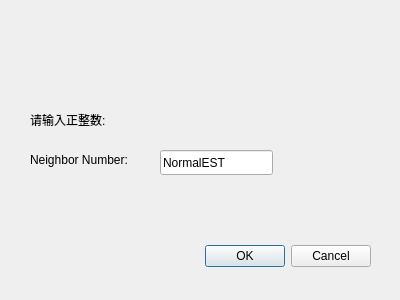
<?xml version="1.0" encoding="UTF-8"?>
<ui version="4.0">
 <class>NormalEstDialog</class>
 <widget class="QDialog" name="NormalEstDialog">
  <property name="geometry">
   <rect>
    <x>0</x>
    <y>0</y>
    <width>400</width>
    <height>300</height>
   </rect>
  </property>
  <property name="windowTitle">
   <string>Dialog</string>
  </property>
  <widget class="QDialogButtonBox" name="buttonBox">
   <property name="geometry">
    <rect>
     <x>30</x>
     <y>240</y>
     <width>341</width>
     <height>32</height>
    </rect>
   </property>
   <property name="orientation">
    <enum>Qt::Horizontal</enum>
   </property>
   <property name="standardButtons">
    <set>QDialogButtonBox::Cancel|QDialogButtonBox::Ok</set>
   </property>
  </widget>
  <widget class="QLineEdit" name="lineEdit">
   <property name="geometry">
    <rect>
     <x>160</x>
     <y>150</y>
     <width>113</width>
     <height>25</height>
    </rect>
   </property>
   <property name="text">
    <string>NormalEST</string>
   </property>
  </widget>
  <widget class="QLabel" name="label">
   <property name="geometry">
    <rect>
     <x>30</x>
     <y>110</y>
     <width>111</width>
     <height>20</height>
    </rect>
   </property>
   <property name="text">
    <string>请输入正整数:</string>
   </property>
  </widget>
  <widget class="QLabel" name="label_2">
   <property name="geometry">
    <rect>
     <x>30</x>
     <y>150</y>
     <width>131</width>
     <height>20</height>
    </rect>
   </property>
   <property name="text">
    <string>Neighbor Number:</string>
   </property>
  </widget>
 </widget>
 <resources/>
 <connections>
  <connection>
   <sender>buttonBox</sender>
   <signal>accepted()</signal>
   <receiver>NormalEstDialog</receiver>
   <slot>accept()</slot>
   <hints>
    <hint type="sourcelabel">
     <x>248</x>
     <y>254</y>
    </hint>
    <hint type="destinationlabel">
     <x>157</x>
     <y>274</y>
    </hint>
   </hints>
  </connection>
  <connection>
   <sender>buttonBox</sender>
   <signal>rejected()</signal>
   <receiver>NormalEstDialog</receiver>
   <slot>reject()</slot>
   <hints>
    <hint type="sourcelabel">
     <x>316</x>
     <y>260</y>
    </hint>
    <hint type="destinationlabel">
     <x>286</x>
     <y>274</y>
    </hint>
   </hints>
  </connection>
 </connections>
</ui>
